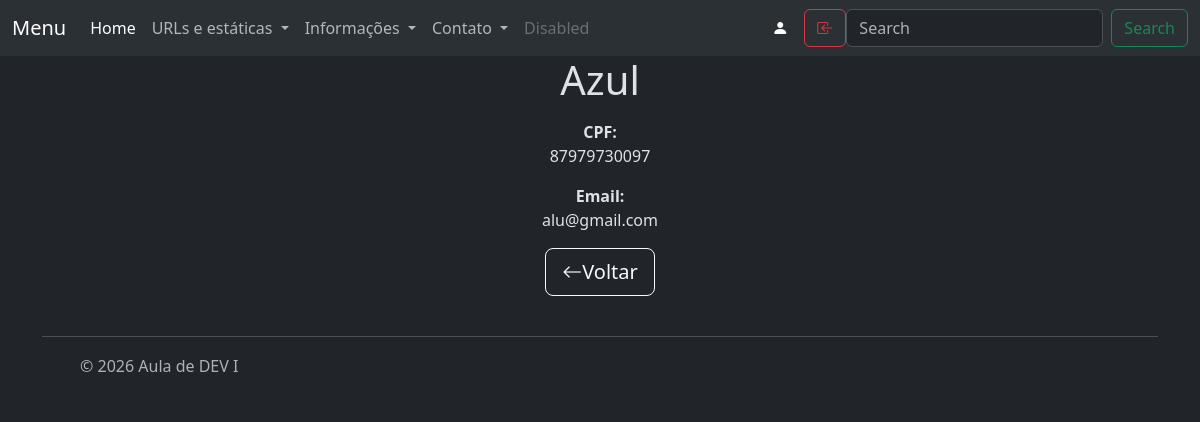
The page /relacionamento/generic/reporter/read/1 (signed in) on the database its author committed.
### relacionamento/models/reporter.py (models this page shows, shortened)
class Reporter(BaseModel):
    nome = models.CharField(max_length=100,
                            validators=[MinLengthValidator(3)],
                            verbose_name=_('Reporter'),
                            help_text=_('Nome do reporter'))
    cpf = models.CharField(max_length=11,
                           validators=[MinLengthValidator(11),valida_cpf],
                           verbose_name=_('CPF'),
                           help_text=_('Insira o CPF sem pontos'))
    email = models.EmailField(max_length=254,)
    objects = ReporterManager()
    class Meta:
        permissions = [
            ('generate_name_reporter', 'Can generate name')
        ]

### relacionamento/views/reporter_generic.py (the view)
# urls.py: path('generic/reporter/read/<int:pk>', ReporterDetailGeneric.as_view(), name='generic_reporter_detail'),
class ReporterDetailGeneric(LoginRequiredMixin, PermissionRequiredMixin, DetailView):
    permission_required = 'relacionamento.view_reporter'
    model = Reporter
    fields = '__all__'
    template_name = 'reporter/read.html'
    success_url = reverse_lazy('relacionamento:classe_reporter') #ação de sucesso no template

### relacionamento/templates/reporter/read.html
{% extends 'base.html' %}
{% block title %}
    <h1>{{reporter.nome|capfirst}}</h1>
{% endblock title %}
{% block content %}
    <div class="contente">
      <div class="row">
        <strong>CPF: </strong>  <p>{{reporter.cpf}}</p>
        <strong>Email:</strong> <p>{{reporter.email}}</p>
      </div>
    </div>
  <div>
    <a class="btn btn-outline-light btn-lg" role="button"
      href="{% url 'relacionamento:reporter' %}">
      <i class="bi bi-arrow-left"></i>Voltar
    </a>
  </div>
{% endblock content %}

### rows shown on the page
Reporter: nome "Azul", cpf "87979730097", email "alu@gmail.com"
